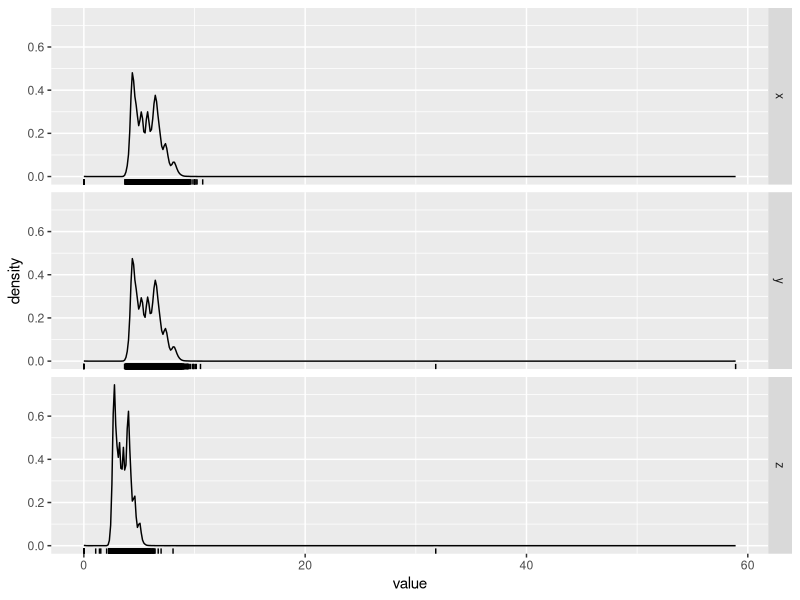
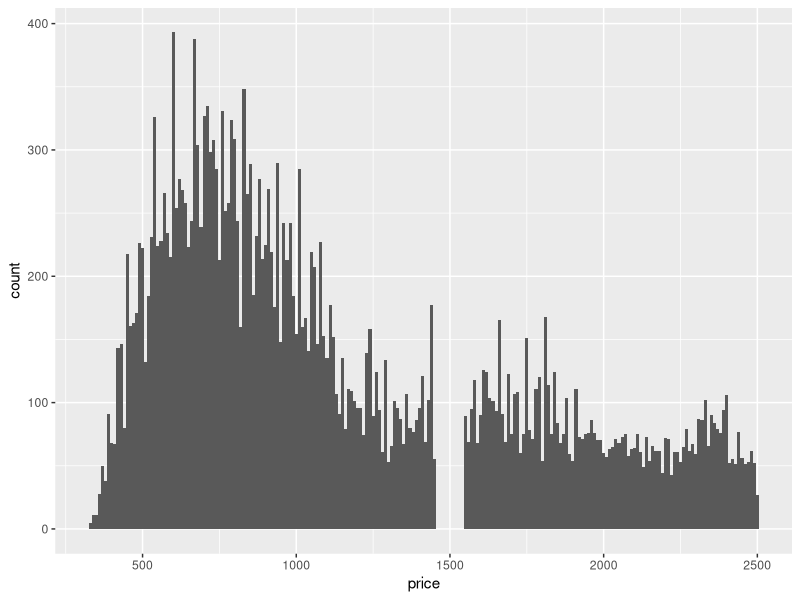
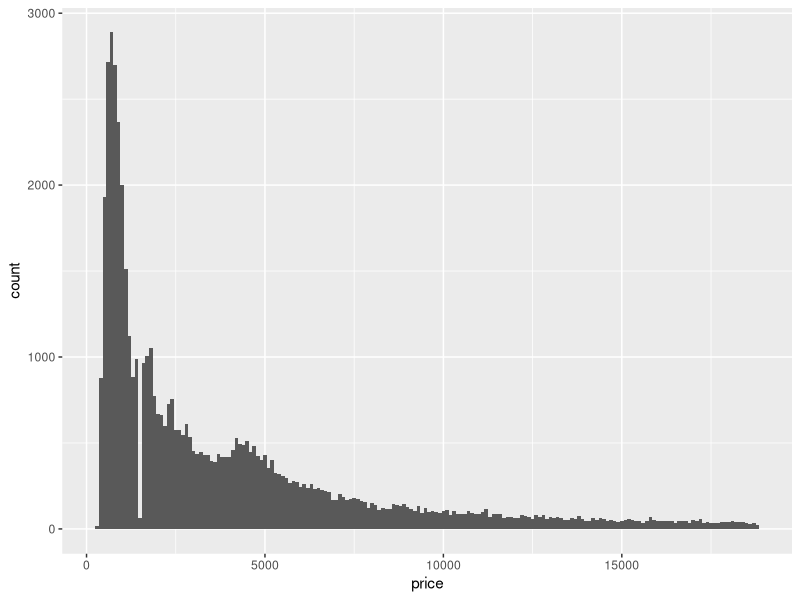
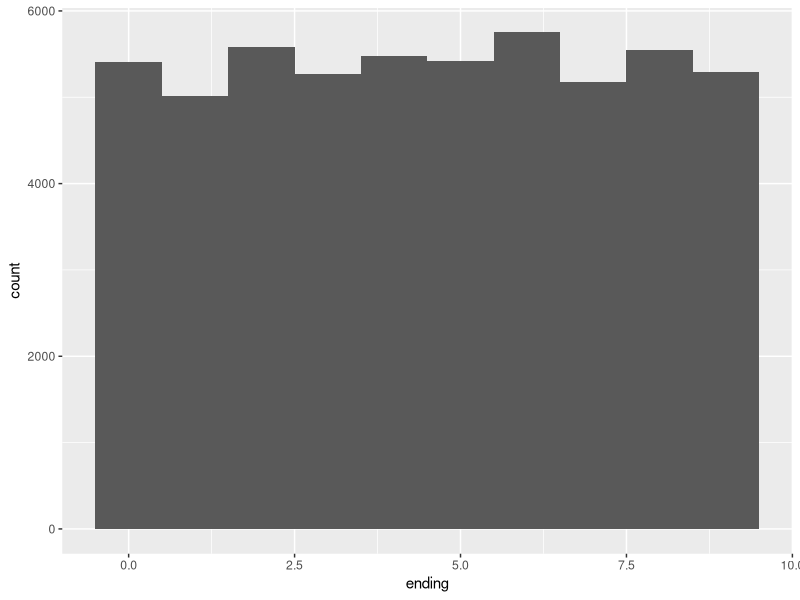
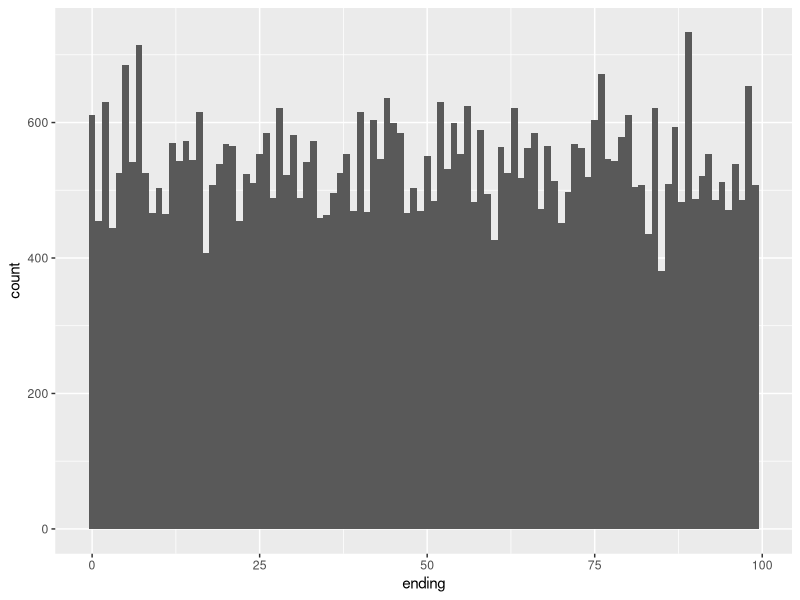
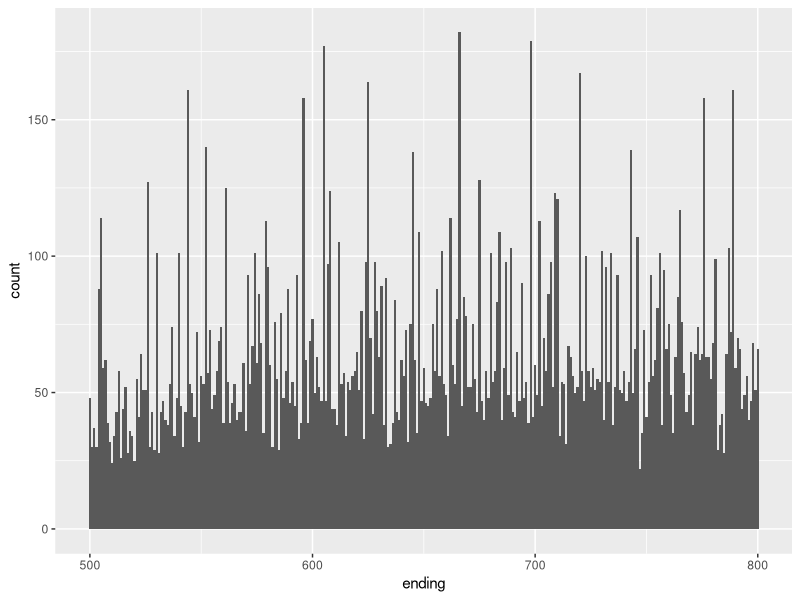
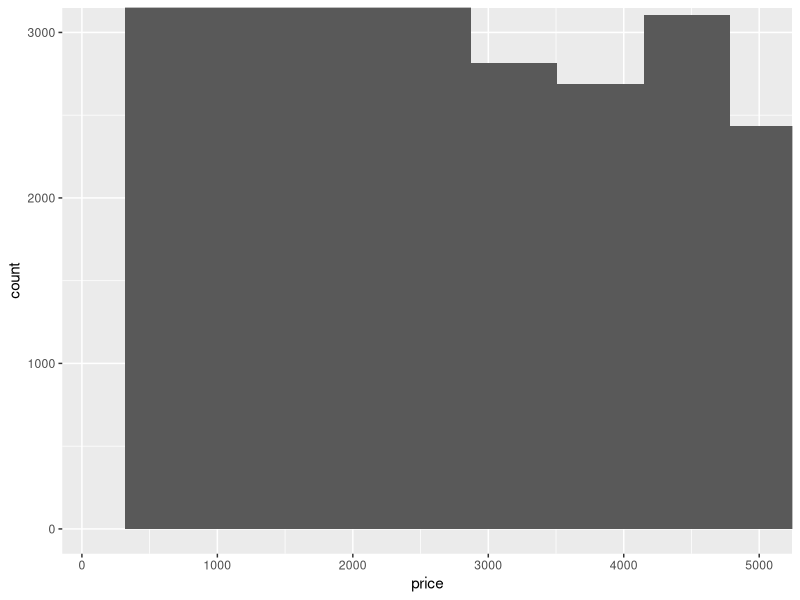
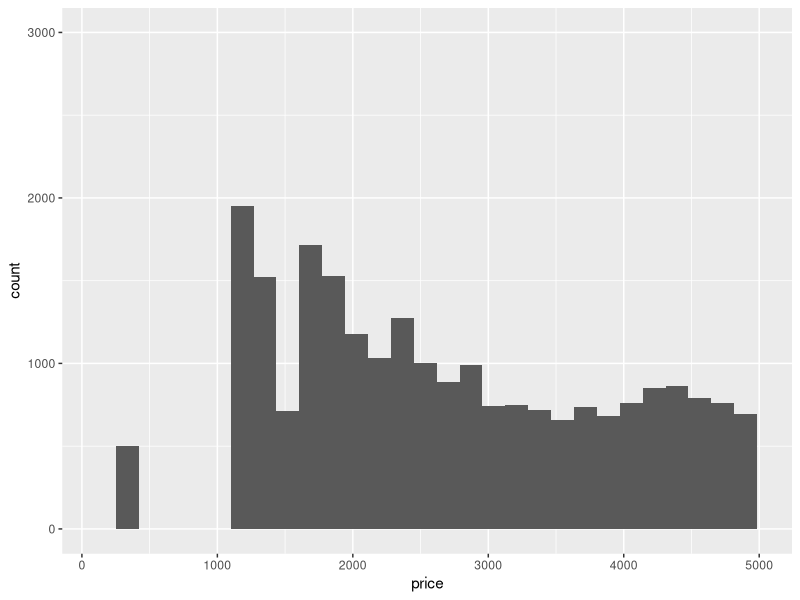

These charts were generated, in order, by the following R code:
## ---- chunk 1
library("tidyverse")
## ---- chunk 2
diamonds %>%
  mutate(id = row_number()) %>%
  select(x, y, z, id) %>%
  gather(variable, value, -id)  %>%
  ggplot(aes(x = value)) +
  geom_density() +
  geom_rug() +
  facet_grid(variable ~ .)

## ---- chunk 3
ggplot(filter(diamonds, price < 2500), aes(x = price)) +
  geom_histogram(binwidth = 10, center = 0)
## ---- chunk 4
ggplot(filter(diamonds), aes(x = price)) +
  geom_histogram(binwidth = 100, center = 0)
## ---- chunk 5
diamonds %>%
  mutate(ending = price %% 10) %>%
  ggplot(aes(x = ending)) +
  geom_histogram(binwidth = 1, center = 0) +
  geom_bar()
## ---- chunk 6
diamonds %>%
  mutate(ending = price %% 100) %>%
  ggplot(aes(x = ending)) +
  geom_histogram(binwidth = 1) +
  geom_bar()
## ---- chunk 7
diamonds %>%
  mutate(ending = price %% 1000) %>%
  filter(ending >= 500, ending <= 800)  %>%
  ggplot(aes(x = ending)) +
  geom_histogram(binwidth = 1) +
  geom_bar()
## ---- chunk 8
diamonds %>%
  filter(carat >= 0.99, carat <= 1) %>%
  count(carat)
## ---- chunk 9
diamonds %>%
   filter(carat >= 0.9, carat <= 1.1) %>%
   count(carat) %>%
   print(n = 30)
## ---- chunk 10
ggplot(diamonds) + 
  geom_histogram(mapping = aes(x = price)) +
  coord_cartesian(xlim = c(100, 5000), ylim = c(0, 3000))
## ---- chunk 11
ggplot(diamonds) + 
  geom_histogram(mapping = aes(x = price)) +
  xlim(100, 5000) +
  ylim(0, 3000)
## ---- chunk 12
diamonds2 <- diamonds %>% 
  mutate(y = ifelse(y < 3 | y > 20, NA, y))

ggplot(diamonds2, aes(x = y)) +
  geom_histogram()
## ---- chunk 13
diamonds %>%
  mutate(cut = if_else(runif(n()) < 0.1, NA_character_, as.character(cut))) %>%
  ggplot() +
  geom_bar(mapping = aes(x = cut))
## ---- chunk 14
mean(c(0, 1, 2, NA), na.rm = TRUE)
sum(c(0, 1, 2, NA), na.rm = TRUE)
